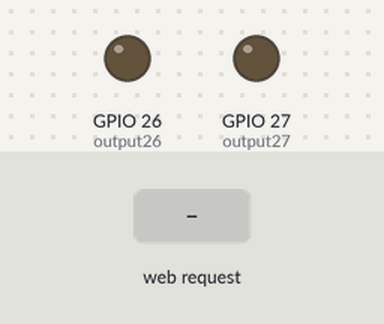
A sketch run on a simulated ESP32. Shown: output pins drawn as LEDs (lit = HIGH). The test bench sets the inputs (shaded band). WiFi joins after 1.5 s; servers stay silent unless stated; what the sketch prints to the serial monitor is not drawn.

Above: at 2.7 s.
2.8 s: HTTP request GET /26/on received
At 3.6 s:
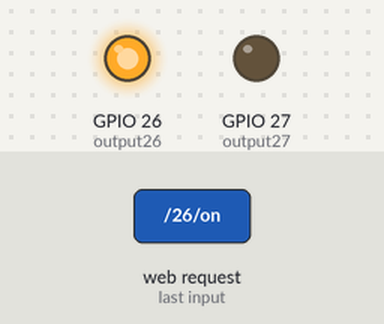
4.3 s: HTTP request GET /27/on received
At 4.7 s:
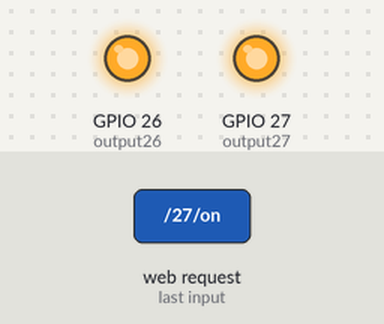
5.8 s: HTTP request GET /26/off received
At 7.0 s:
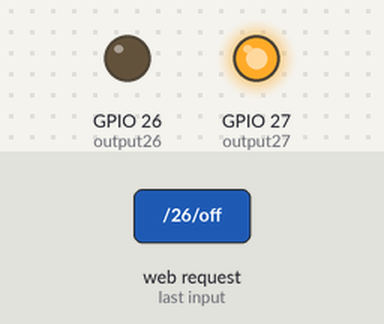
7.3 s: HTTP request GET /27/off received
At 8.2 s:
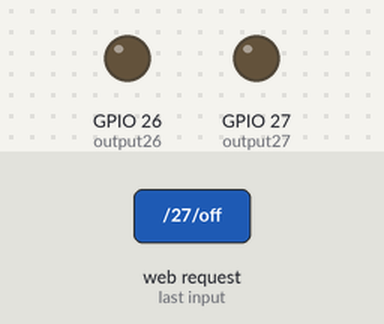
Timing chart, 0 to 9.8 s (numbered marks = the images above; inputs shaded):
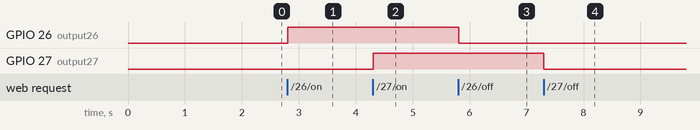

Measured:
- after the input at 2.8 s, GPIO 26 (output26): LOW → HIGH at once
- after the input at 4.3 s, GPIO 27 (output27): LOW → HIGH at once
- after the input at 5.8 s, GPIO 26 (output26): HIGH → LOW at once
- after the input at 7.3 s, GPIO 27 (output27): HIGH → LOW at once

The sketch:

sketch_dec2a.ino
```cpp
#include <WiFi.h>

const char* ssid = "O2-Internet-720";
const char* password = "4EM55C73DB";
WiFiServer server(80);

String header;

String output26State = "off";
String output27State = "off";

const int output26 = 26;
const int output27 = 27;

unsigned long currentTime = millis();
unsigned long previousTime = 0;
const long timeoutTime = 2000;

void setup() {
  Serial.begin(115200);
  pinMode(output26, OUTPUT);
  pinMode(output27, OUTPUT);
  digitalWrite(output26, LOW);
  digitalWrite(output27, LOW);

  Serial.print("Connecting to ");
  Serial.println(ssid);
  WiFi.begin(ssid, password);
  while (WiFi.status() != WL_CONNECTED) {
    delay(500);
    Serial.print(".");
  }
  Serial.println("");
  Serial.println("WiFi connected.");
  Serial.println("IP address: ");
  Serial.println(WiFi.localIP());
  server.begin();
}

void loop(){
  WiFiClient client = server.available();

  if (client) {
    currentTime = millis();
    previousTime = currentTime;
    Serial.println("New Client.");
    String currentLine = "";
    while (client.connected() && currentTime - previousTime <= timeoutTime) {
      currentTime = millis();
      if (client.available()) {
        char c = client.read();
        Serial.write(c);
        header += c;
        if (c == '\n') {
          if (currentLine.length() == 0) {
            client.println("HTTP/1.1 200 OK");
            client.println("Content-type:text/html");
            client.println("Connection: close");
            client.println();

            if (header.indexOf("GET /26/on") >= 0) {
              Serial.println("GPIO 26 on");
              output26State = "on";
              digitalWrite(output26, HIGH);
            } else if (header.indexOf("GET /26/off") >= 0) {
              Serial.println("GPIO 26 off");
              output26State = "off";
              digitalWrite(output26, LOW);
            } else if (header.indexOf("GET /27/on") >= 0) {
              Serial.println("GPIO 27 on");
              output27State = "on";
              digitalWrite(output27, HIGH);
            } else if (header.indexOf("GET /27/off") >= 0) {
              Serial.println("GPIO 27 off");
              output27State = "off";
              digitalWrite(output27, LOW);
            }

            client.println("<!DOCTYPE html><html>");
            client.println("<head><meta name=\"viewport\" content=\"width=device-width, initial-scale=1\">");
            client.println("<link rel=\"icon\" href=\"data:,\">");
            client.println("<style>html { font-family: Helvetica; display: inline-block; margin: 0px auto; text-align: center;}");
            client.println(".button { background-color: #4CAF50; border: none; color: white; padding: 16px 40px;");
            client.println("text-decoration: none; font-size: 30px; margin: 2px; cursor: pointer;}");
            client.println(".button2 {background-color: #555555;}</style></head>");

            client.println("<body><h1>ESP32 Web Server</h1>");
            client.println("<p>GPIO 26 - State " + output26State + "</p>");
            if (output26State=="off") {
              client.println("<p><a href=\"/26/on\"><button class=\"button\">ON</button></a></p>");
            } else {
              client.println("<p><a href=\"/26/off\"><button class=\"button button2\">OFF</button></a></p>");
            }

            client.println("<p>GPIO 27 - State " + output27State + "</p>");
            if (output27State=="off") {
              client.println("<p><a href=\"/27/on\"><button class=\"button\">ON</button></a></p>");
            } else {
              client.println("<p><a href=\"/27/off\"><button class=\"button button2\">OFF</button></a></p>");
            }
            client.println("</body></html>");
            client.println();
            break;
          } else {
            currentLine = "";
          }
        } else if (c != '\r') {
          currentLine += c;
        }
      }
    }
    header = "";
    client.stop();
    Serial.println("Client disconnected.");
    Serial.println("");
  }
}
```
